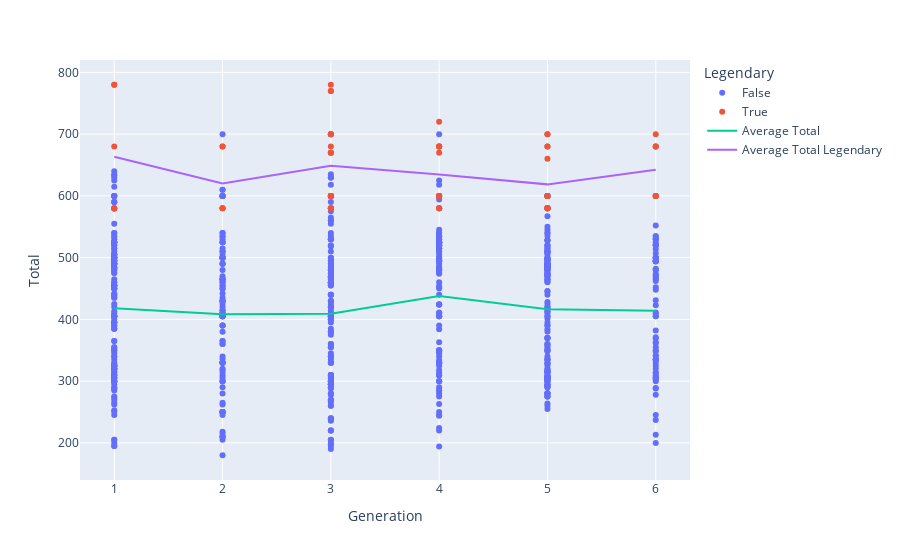

The code cell stored with this chart in its notebook:
### Code cell
#total of only legendaries vs generation, scatter plot
fig = px.scatter(data, x='Generation', y='Total', color='Legendary')
#average line for total
data_common = data[data['Legendary'] == False]
fig.add_scatter(x=np.arange(1, 7), y=[data_common[data_common['Generation'] == i]['Total'].mean() for i in range(1, 7)], mode='lines', name='Average Total')
data_legendary = data[data['Legendary'] == True]
fig.add_scatter(x=np.arange(1, 7), y=[data_legendary[data_legendary['Generation'] == i]['Total'].mean() for i in range(1, 7)], mode='lines', name='Average Total Legendary')

fig.show()

### Figure 1 — Plotly figure (JSON) as saved in the notebook; plotly's stock layout.template omitted (floating-point values rounded to 4 significant figures; data arrays with more than 128 entries replaced by an {"elided": "..."} marker saying what was removed)
{"data": [{"hovertemplate": "Legendary=False<br>Generation=%{x}<br>Total=%{y}<extra></extra>", "legendgroup": "False", "marker": {"color": "#636efa", "symbol": "circle"}, "mode": "markers", "name": "False", "orientation": "v", "showlegend": true, "type": "scatter", "x": {"elided": "735 int values"}, "xaxis": "x", "y": {"elided": "735 int values"}, "yaxis": "y"}, {"hovertemplate": "Legendary=True<br>Generation=%{x}<br>Total=%{y}<extra></extra>", "legendgroup": "True", "marker": {"color": "#EF553B", "symbol": "circle"}, "mode": "markers", "name": "True", "orientation": "v", "showlegend": true, "type": "scatter", "x": [1, 1, 1, 1, 1, 1, 2, 2, 2, 2, 2, 3, 3, 3, 3, 3, 3, 3, 3, 3, 3, 3, 3, 3, 3, 3, 3, 3, 3, 4, 4, 4, 4, 4, 4, 4, 4, 4, 4, 4, 4, 4, 5, 5, 5, 5, 5, 5, 5, 5, 5, 5, 5, 5, 5, 5, 5, 6, 6, 6, 6, 6, 6, 6, 6], "xaxis": "x", "y": [580, 580, 580, 680, 780, 780, 580, 580, 580, 680, 680, 580, 580, 580, 600, 700, 600, 700, 670, 770, 670, 770, 680, 780, 600, 600, 600, 600, 600, 580, 580, 580, 680, 680, 600, 670, 680, 680, 600, 600, 600, 720, 600, 580, 580, 580, 580, 580, 580, 580, 680, 680, 600, 600, 660, 700, 700, 680, 680, 600, 600, 700, 600, 680, 600], "yaxis": "y"}, {"mode": "lines", "name": "Average Total", "type": "scatter", "x": [1, 2, 3, 4, 5, 6], "y": [417.9, 408.3, 409.3, 437.9, 416.6, 414.1]}, {"mode": "lines", "name": "Average Total Legendary", "type": "scatter", "x": [1, 2, 3, 4, 5, 6], "y": [663.3, 620, 648.9, 634.6, 618.7, 642.5]}], "layout": {"legend": {"title": {"text": "Legendary"}, "tracegroupgap": 0}, "margin": {"t": 60}, "xaxis": {"anchor": "y", "domain": [0, 1], "title": {"text": "Generation"}}, "yaxis": {"anchor": "x", "domain": [0, 1], "title": {"text": "Total"}}}}
